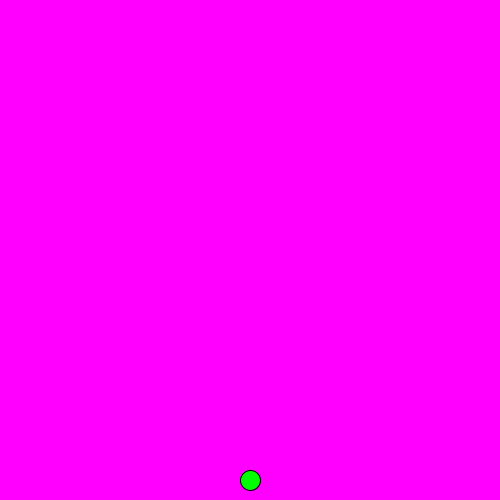
Frame 1 (no input)
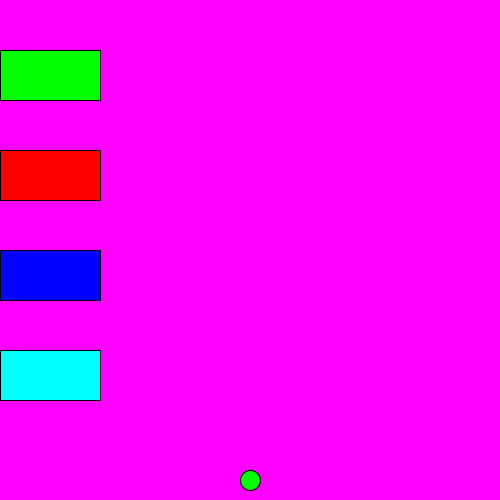
Frame 60 (the mouse pressed at the canvas centre just before this capture)
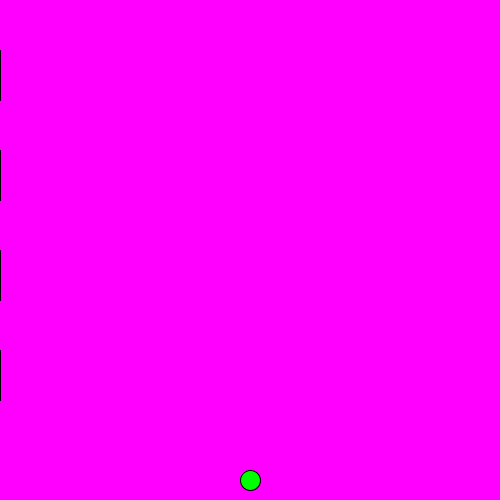
Frame 120 (the mouse held since frame 60 and released just before this capture)

The Processing sketch that drew these frames (run headless with seeded random() and noise(); from frame 60 on, the mouse is pressed at the canvas centre):

// Processing sketch: Frogger
// ── Frogger.pde
int dist;
int x;
int y;
car bmw = new car();

void setup(){
  size(500,500);
  x = 250;
  y = 480;
}

void draw(){
  background(255,0,255);
  fill(0,255,0);
  ellipse(x,y,20,20);
  stop();
  bmw.move();
  bmw.draw();

}

void keyPressed()
{
  if(key == CODED){
      if(keyCode == UP)
      {
      y-=10;//Frog Y position goes up
      }
      else if(keyCode == DOWN)
      {
      y+=10;  //Frog Y position goes down 
      }
      else if(keyCode == RIGHT)
      {
       x+=10;//Frog X position goes right
      }
      else if(keyCode == LEFT)
      {
       x-=10; //Frog X position goes left
      }
   }
}
void stop(){
 if(x<=0){
   x+=10;
 }
 if(x>=490){
   x-=10;
 }
 if(y<=0){
   y+=10;
 }
 if(y>=490){
   y-=10;
 }
}


class car{
  int carx=600;
  int carx2=-100;
  int cary=50;
  int siz=100;
  int sped=10;
  int right=0;
  void draw(){
    display();
    print(carx);
  }
  void display() 
  {
    fill(0,255,0);
    rect(carx, cary, siz, 50);
    fill(255,0,0);
    rect(carx, cary+100, siz, 50);
    fill(0,0,255);
    rect(carx, cary+200, siz, 50);
    fill(0,255, 255);
    rect(carx, cary+300, siz, 50);
  }
  void move(){
    carx-=sped;
   if(right==0){
    if(carx<=-100){
      carx=600;
      right++;
  }}
  if(right<=1){
  if(carx>=600){
    carx=-100;
    right--;
  }
  }
  }
  void getX(){
  }
  void getY(){
  }
  void getSize(){
  }
}
